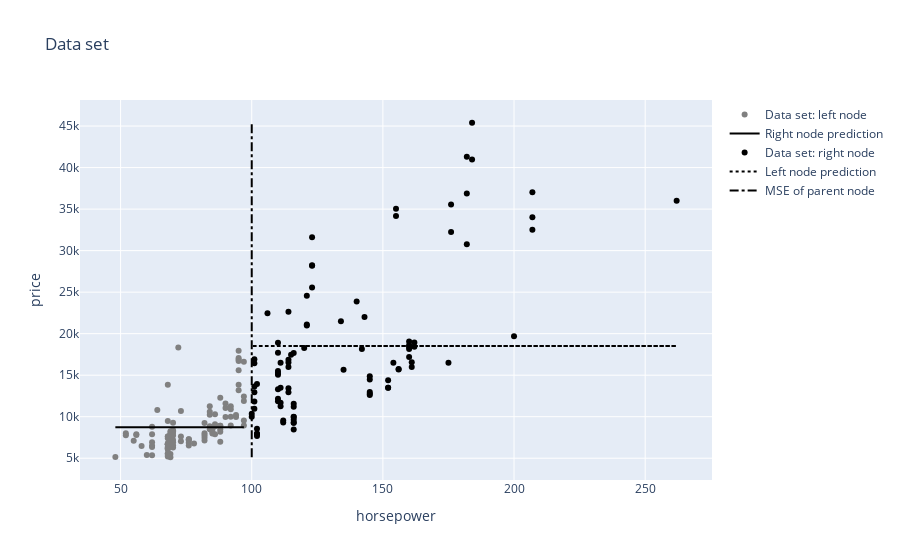

The notebook cell saved with this chart:
### Markdown cell above
## Plot Node

### Code cell
from sklearn.preprocessing import PolynomialFeatures
from sklearn.linear_model import LinearRegression
from sklearn.pipeline import Pipeline

import matplotlib.pyplot as plt
import seaborn as sns
import pandas as pd
import tree_algorithms
import numpy as np
import helper_functions

import importlib
importlib.reload(tree_algorithms)
importlib.reload(helper_functions)

df, X, y = helper_functions.load_auto_data_set()

NodePlot = helper_functions.NodePlot(
                                    X_parent = X, 
                                    y_parent = y, 
                                    threshold = 100, 
                                    selected_feature = "horsepower"
                                    )

NodePlot.plot_split()
